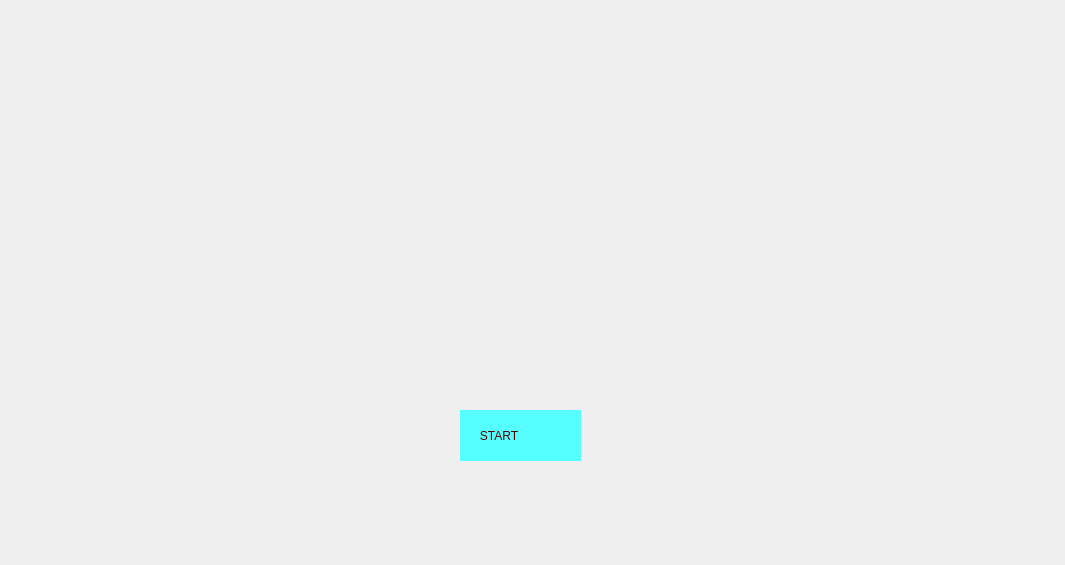
<?xml version="1.0" encoding="UTF-8"?>
<ui version="4.0">
 <class>tessUI</class>
 <widget class="QMainWindow" name="tessUI">
  <property name="geometry">
   <rect>
    <x>0</x>
    <y>0</y>
    <width>1065</width>
    <height>565</height>
   </rect>
  </property>
  <property name="windowTitle">
   <string>MainWindow</string>
  </property>
  <widget class="QWidget" name="centralwidget">
   <widget class="QLabel" name="label">
    <property name="enabled">
     <bool>true</bool>
    </property>
    <property name="geometry">
     <rect>
      <x>-30</x>
      <y>-30</y>
      <width>1101</width>
      <height>601</height>
     </rect>
    </property>
    <property name="text">
     <string/>
    </property>
    <property name="pixmap">
     <pixmap>drive-download-20230305T090049Z-001/B.G/Black_Template.jpg</pixmap>
    </property>
    <property name="scaledContents">
     <bool>true</bool>
    </property>
   </widget>
   <widget class="QLabel" name="button">
    <property name="geometry">
     <rect>
      <x>340</x>
      <y>110</y>
      <width>351</width>
      <height>331</height>
     </rect>
    </property>
    <property name="text">
     <string/>
    </property>
    <property name="pixmap">
     <pixmap>drive-download-20230305T090049Z-001/VoiceReg/Siri_1.gif</pixmap>
    </property>
    <property name="scaledContents">
     <bool>true</bool>
    </property>
   </widget>
   <widget class="QLabel" name="label_3">
    <property name="geometry">
     <rect>
      <x>460</x>
      <y>410</y>
      <width>121</width>
      <height>51</height>
     </rect>
    </property>
    <property name="styleSheet">
     <string notr="true">background-color: rgb(0, 85, 255);
color: rgb(255, 255, 255);
font: 20pt &quot;MS Shell Dlg 2&quot;;
font: 11pt &quot;MS Shell Dlg 2&quot;;
background-color: rgb(85, 255, 255);
color: rgb(85, 0, 0);

</string>
    </property>
    <property name="text">
     <string>      START</string>
    </property>
   </widget>
  </widget>
 </widget>
 <resources/>
 <connections/>
</ui>
